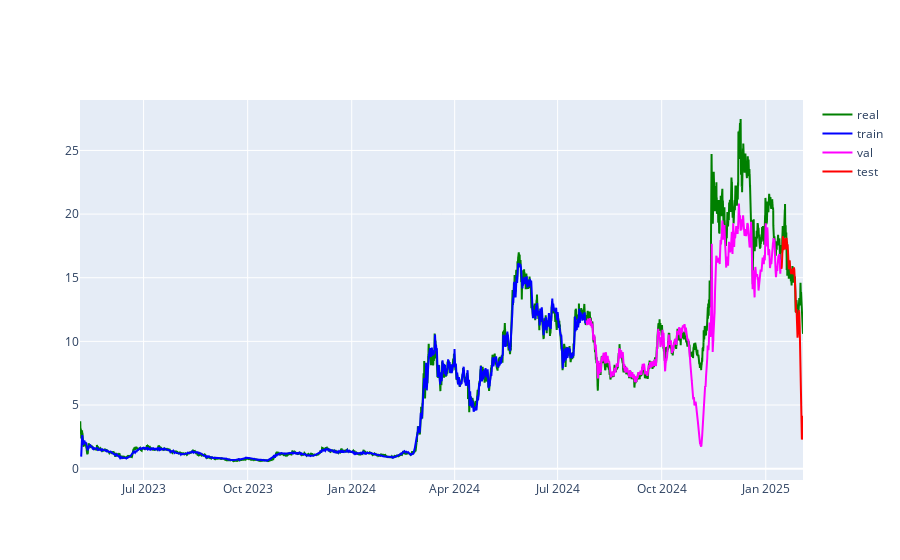

Source (notebook cell):
### Code cell
train_test = {'train':train_pred,'test':test_pred}

fig = go.Figure()

dates = df['Close time_date']

date_train = dates[25:len(train_pred)]
date_val = dates[len(train_pred)+25:len(train_pred)+len(val_pred)+25]
date_test = dates[len(train_pred)+len(val_pred)+25:]


fig.add_trace(go.Scatter(x=dates
                            ,y=df.closex1M
                            ,mode='lines'
                            ,name='real'
                            ,line = dict(color='green')))

fig.add_trace(go.Scatter(x=date_train
                            ,y=train_pred.reshape(-1)
                            ,mode='lines'
                            ,name='train'   
                            ,line=dict(color='blue')))

fig.add_trace(go.Scatter(x=date_val
                            ,y=val_pred.reshape(-1)
                            ,mode='lines'
                            ,name='val'
                            ,line=dict(color='magenta')))

fig.add_trace(go.Scatter(x=date_test
                            ,y=test_pred.reshape(-1)
                            ,mode='lines'
                            ,name='test'
                            ,line= dict(color='red')))


fig.write_html(model_result_path)
    
fig.show()

### Figure 1 — Plotly figure (JSON) as saved in the notebook; plotly's stock layout.template omitted (floating-point values rounded to 4 significant figures; data arrays with more than 128 entries replaced by an {"elided": "..."} marker saying what was removed)
{"data": [{"line": {"color": "green"}, "mode": "lines", "name": "real", "type": "scatter", "x": {"elided": "15340 str values"}, "y": {"elided": "15340 float values"}}, {"line": {"color": "blue"}, "mode": "lines", "name": "train", "type": "scatter", "x": {"elided": "10696 str values"}, "y": {"elided": "10721 float values"}}, {"line": {"color": "magenta"}, "mode": "lines", "name": "val", "type": "scatter", "x": {"elided": "4135 str values"}, "y": {"elided": "4135 float values"}}, {"line": {"color": "red"}, "mode": "lines", "name": "test", "type": "scatter", "x": {"elided": "459 str values"}, "y": {"elided": "460 float values"}}], "layout": {}}
